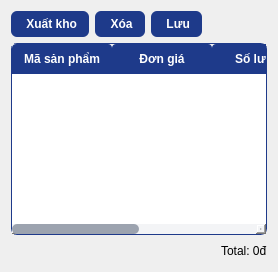
          <widget class="QWidget" name="tab">
           <attribute name="title">
            <string>Tạo hóa đơn</string>
           </attribute>
           <layout class="QGridLayout" name="gridLayout_6">
            <item row="0" column="0">
             <layout class="QVBoxLayout" name="verticalLayout_2">
              <item>
               <layout class="QHBoxLayout" name="horizontalLayout_2">
                <item>
                 <widget class="QPushButton" name="btnExport_2">
                  <property name="styleSheet">
                   <string notr="true">QPushButton {
    background-color: #1e3a8a;  
    color: white;
    border-radius: 6px;
    padding: 6px 12px;
    font-weight: bold;
}
QPushButton:hover {
    background-color: #2563eb;  
}
QPushButton:pressed {
    background-color: #1d4ed8;   
}</string>
                  </property>
                  <property name="text">
                   <string> Xuất kho</string>
                  </property>
                  <property name="icon">
                   <iconset theme="QIcon::ThemeIcon::SystemLogOut"/>
                  </property>
                 </widget>
                </item>
                <item>
                 <widget class="QPushButton" name="btnDelete_2">
                  <property name="styleSheet">
                   <string notr="true">QPushButton {
    background-color: #1e3a8a;  
    color: white;
    border-radius: 6px;
    padding: 6px 12px;
    font-weight: bold;
}
QPushButton:hover {
    background-color: #2563eb;  
}
QPushButton:pressed {
    background-color: #1d4ed8;   
}</string>
                  </property>
                  <property name="text">
                   <string> Xóa</string>
                  </property>
                  <property name="icon">
                   <iconset theme="QIcon::ThemeIcon::EditDelete"/>
                  </property>
                 </widget>
                </item>
                <item>
                 <widget class="QPushButton" name="btnSave_2">
                  <property name="styleSheet">
                   <string notr="true">QPushButton {
    background-color: #1e3a8a;  
    color: white;
    border-radius: 6px;
    padding: 6px 12px;
    font-weight: bold;
}
QPushButton:hover {
    background-color: #2563eb;  
}
QPushButton:pressed {
    background-color: #1d4ed8;   
}</string>
                  </property>
                  <property name="text">
                   <string> Lưu</string>
                  </property>
                  <property name="icon">
                   <iconset theme="QIcon::ThemeIcon::DocumentSave"/>
                  </property>
                 </widget>
                </item>
                <item>
                 <spacer name="horizontalSpacer_2">
                  <property name="orientation">
                   <enum>Qt::Orientation::Horizontal</enum>
                  </property>
                  <property name="sizeHint" stdset="0">
                   <size>
                    <width>40</width>
                    <height>20</height>
                   </size>
                  </property>
                 </spacer>
                </item>
               </layout>
              </item>
              <item>
               <widget class="QTableWidget" name="tblFormInvoice">
                <property name="styleSheet">
                 <string notr="true">/* ----- QTableWidget / QTableView ----- */
QTableWidget, QTableView {
    background-color: #ffffff;        /* nền trắng */
    alternate-background-color: rgb(163, 163, 163);  /* nền xen kẽ xám nhạt */
    gridline-color: #d1d5db;          /* màu đường kẻ */
    border: 1px solid #1e3a8a;
    border-radius: 6px;
    selection-background-color: #2563eb; /* khi chọn */
    selection-color: #ffffff;         /* chữ trắng khi chọn */
    color: #111827;                   /* chữ đen khi bình thường */
    font: 10pt &quot;Segoe UI&quot;;
}

/* ----- Header ngang ----- */
QHeaderView::section {
    background-color: #1e3a8a;   /* xanh đậm */
    color: white;
    padding: 6px;
    border: none;
    font-weight: bold;
}
QHeaderView::section:horizontal {
    border-top-left-radius: 4px;
    border-top-right-radius: 4px;
}

/* ----- Header dọc (nếu cần) ----- */
QHeaderView::section:vertical {
    background-color: #1e3a8a;
    color: white;
}

/* ----- Scrollbar trong bảng ----- */
QScrollBar:vertical {
    background: #f3f4f6;
    width: 10px;
    margin: 0px;
}
QScrollBar::handle:vertical {
    background: #9ca3af;
    border-radius: 5px;
}
QScrollBar::handle:vertical:hover {
    background: #2563eb;
}

QScrollBar:horizontal {
    background: #f3f4f6;
    height: 10px;
    margin: 0px;
}
QScrollBar::handle:horizontal {
    background: #9ca3af;
    border-radius: 5px;
}
QScrollBar::handle:horizontal:hover {
    background: #2563eb;
}
</string>
                </property>
                <property name="editTriggers">
                 <set>QAbstractItemView::EditTrigger::NoEditTriggers</set>
                </property>
                <property name="selectionBehavior">
                 <enum>QAbstractItemView::SelectionBehavior::SelectRows</enum>
                </property>
                <attribute name="horizontalHeaderShowSortIndicator" stdset="0">
                 <bool>false</bool>
                </attribute>
                <attribute name="horizontalHeaderStretchLastSection">
                 <bool>false</bool>
                </attribute>
                <column>
                 <property name="text">
                  <string>Mã sản phẩm</string>
                 </property>
                </column>
                <column>
                 <property name="text">
                  <string>Đơn giá</string>
                 </property>
                </column>
                <column>
                 <property name="text">
                  <string>Số lượng</string>
                 </property>
                </column>
                <column>
                 <property name="text">
                  <string>Thành tiền</string>
                 </property>
                </column>
               </widget>
              </item>
              <item>
               <layout class="QHBoxLayout" name="horizontalLayout_3">
                <item>
                 <spacer name="horizontalSpacer">
                  <property name="orientation">
                   <enum>Qt::Orientation::Horizontal</enum>
                  </property>
                  <property name="sizeHint" stdset="0">
                   <size>
                    <width>40</width>
                    <height>20</height>
                   </size>
                  </property>
                 </spacer>
                </item>
                <item>
                 <widget class="QLabel" name="lblTotal">
                  <property name="text">
                   <string>Total: 0đ</string>
                  </property>
                 </widget>
                </item>
               </layout>
              </item>
             </layout>
            </item>
           </layout>
          </widget>
